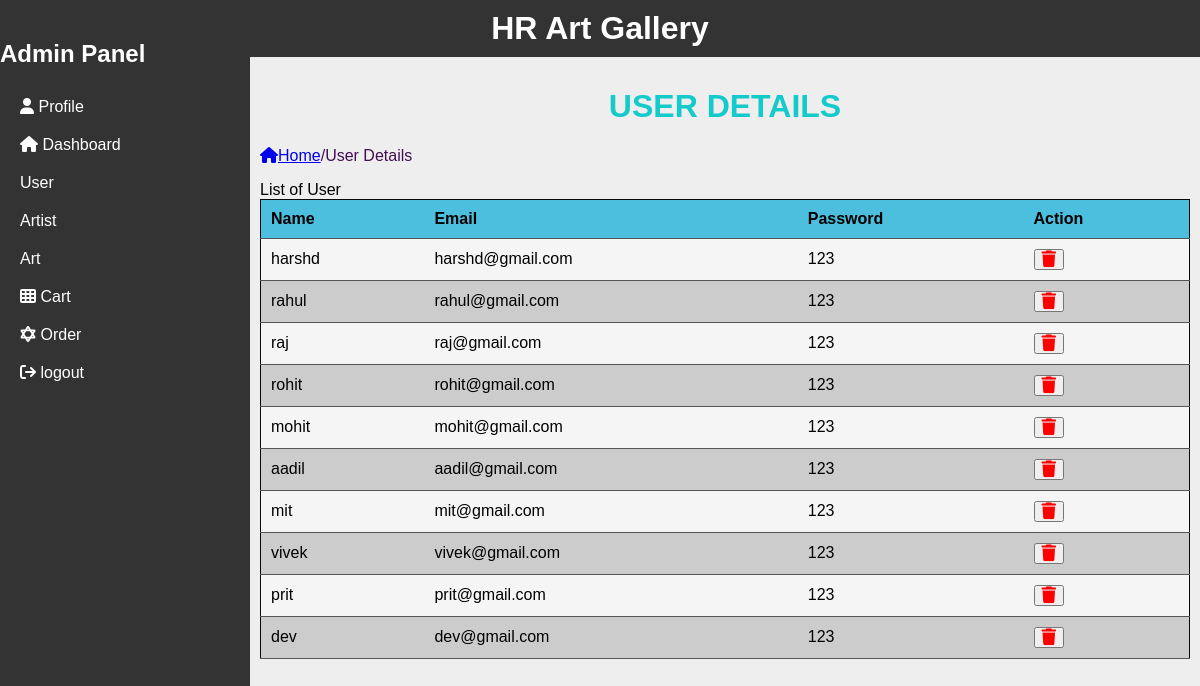
The app's page /admin/user_details.php (signed in) with its own data.
### tables this page shows
CREATE TABLE `customer` (
  `customer_id` int(11) NOT NULL,
  `customer_name` varchar(50) NOT NULL,
  `customer_email` varchar(20) NOT NULL,
  `customer_pass` varchar(50) NOT NULL
);

### admin/user_details.php (the view, shortened to what this page needs)
<?php include 'include/header.php'; ?>
 <div class="nameofhead">
      <h1>USER DETAILS</h1>
    </div>
    <div class="inernav">
     <p><a href="index.php"><i class="fa-solid fa-house"></i>Home</a>/User Details</p>
    </div>
<div class="c-ord"><section>List of User</section></div>
   <div>
<?php
   $conn = mysqli_connect("localhost","root","","artgallery");
   $result = $conn->query("SELECT * FROM customer");
if($result->num_rows>0)
{
?>
     <table>
    <tr>
    <th>Name</th>
    <th>Email</th>
    <th>Password</th>
    <th>Action</th>
    </tr>
    <?php  while($row = $result->fetch_assoc()){
  echo '<tr>';
     echo '<td>'.$row["customer_name"].'</td>';
     echo '<td>'.$row["customer_email"].'</td>';
     echo '<td>'.$row["customer_pass"].'</td>';
     echo '<td>';
     echo '<form action="" method="post" style="display: inline;"><input type="hidden" name="id" value='.$row['customer_id'].'><button type="submit" name="delete" value="delete"><i class="fa-solid fa-trash fa-lg" style="color:#ff0000;"></i></button></form>';
     echo '</tr>';
          }
    ?>
</table>
     <?php  }
?>
   </div>
  </div>
</body>
</html>

### admin/css/style.css (style rules this page uses)
body { font-family: Arial, sans-serif; background: #eeeeee; padding: 0px !important; margin: 0px !important; }
.nameofhead { text-align: center; color: #14caca; }
.inernav { background: #eeeeee; color: #420f52; }
table { background: #ccc; border-collapse: collapse; width: 100%; border: 1px solid #090808; }
th, td { padding: 10px; text-align: left; border-bottom: 1px solid #555; }
th { background-color: #4cbede; }
tr:nth-child(even) { background-color: #f5f5f5; }

### records on screen
customer: customer_name "harshd", customer_email "harshd@gmail.com", customer_pass "123"
customer: customer_name "rahul", customer_email "rahul@gmail.com", customer_pass "123"
customer: customer_name "raj", customer_email "raj@gmail.com", customer_pass "123"
customer: customer_name "rohit", customer_email "rohit@gmail.com", customer_pass "123"
customer: customer_name "mohit", customer_email "mohit@gmail.com", customer_pass "123"
customer: customer_name "aadil", customer_email "aadil@gmail.com", customer_pass "123"
customer: customer_name "mit", customer_email "mit@gmail.com", customer_pass "123"
customer: customer_name "vivek", customer_email "vivek@gmail.com", customer_pass "123"
customer: customer_name "prit", customer_email "prit@gmail.com", customer_pass "123"
customer: customer_name "dev", customer_email "dev@gmail.com", customer_pass "123"
